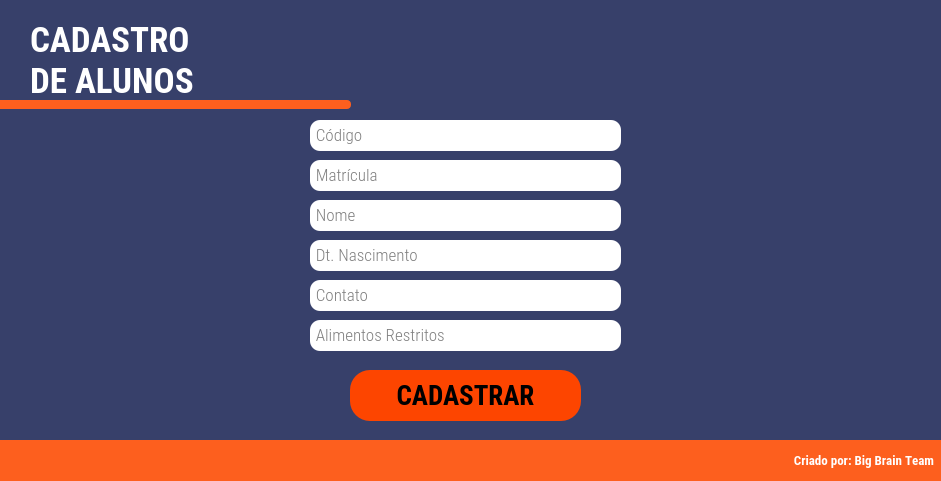
<?xml version="1.0" encoding="UTF-8"?>
<ui version="4.0">
 <class>MainWindow</class>
 <widget class="QMainWindow" name="MainWindow">
  <property name="geometry">
   <rect>
    <x>0</x>
    <y>0</y>
    <width>941</width>
    <height>481</height>
   </rect>
  </property>
  <property name="minimumSize">
   <size>
    <width>941</width>
    <height>481</height>
   </size>
  </property>
  <property name="maximumSize">
   <size>
    <width>941</width>
    <height>481</height>
   </size>
  </property>
  <property name="font">
   <font>
    <pointsize>7</pointsize>
   </font>
  </property>
  <property name="windowTitle">
   <string>Programa PCA 2021 BBTR</string>
  </property>
  <property name="toolTipDuration">
   <number>4</number>
  </property>
  <property name="styleSheet">
   <string notr="true">background-color: rgb(55, 64, 106);</string>
  </property>
  <widget class="QWidget" name="centralwidget">
   <widget class="QLineEdit" name="line_codigo">
    <property name="geometry">
     <rect>
      <x>310</x>
      <y>120</y>
      <width>311</width>
      <height>31</height>
     </rect>
    </property>
    <property name="font">
     <font>
      <family>Roboto Condensed Light</family>
      <pointsize>13</pointsize>
      <weight>50</weight>
      <bold>false</bold>
     </font>
    </property>
    <property name="toolTipDuration">
     <number>11</number>
    </property>
    <property name="styleSheet">
     <string notr="true">background-color: rgb(255, 255, 255);
border-radius:10px</string>
    </property>
    <property name="text">
     <string/>
    </property>
    <property name="echoMode">
     <enum>QLineEdit::Normal</enum>
    </property>
    <property name="dragEnabled">
     <bool>true</bool>
    </property>
    <property name="readOnly">
     <bool>false</bool>
    </property>
    <property name="placeholderText">
     <string> Código</string>
    </property>
   </widget>
   <widget class="QPushButton" name="pushButton">
    <property name="geometry">
     <rect>
      <x>350</x>
      <y>370</y>
      <width>231</width>
      <height>51</height>
     </rect>
    </property>
    <property name="font">
     <font>
      <family>Roboto Condensed</family>
      <pointsize>20</pointsize>
      <weight>75</weight>
      <bold>true</bold>
     </font>
    </property>
    <property name="cursor">
     <cursorShape>PointingHandCursor</cursorShape>
    </property>
    <property name="styleSheet">
     <string notr="true">background-color: rgb(253, 69, 0);
border-color: rgb(255, 0, 0);
border-radius:20px</string>
    </property>
    <property name="text">
     <string>CADASTRAR</string>
    </property>
   </widget>
   <widget class="QLineEdit" name="line_matricula">
    <property name="geometry">
     <rect>
      <x>310</x>
      <y>160</y>
      <width>311</width>
      <height>31</height>
     </rect>
    </property>
    <property name="font">
     <font>
      <family>Roboto Condensed Light</family>
      <pointsize>13</pointsize>
      <weight>50</weight>
      <bold>false</bold>
     </font>
    </property>
    <property name="styleSheet">
     <string notr="true">background-color: rgb(255, 255, 255);
border-radius:10px</string>
    </property>
    <property name="text">
     <string/>
    </property>
    <property name="placeholderText">
     <string> Matrícula</string>
    </property>
   </widget>
   <widget class="QLineEdit" name="line_nome_aluno">
    <property name="geometry">
     <rect>
      <x>310</x>
      <y>200</y>
      <width>311</width>
      <height>31</height>
     </rect>
    </property>
    <property name="font">
     <font>
      <family>Roboto Condensed Light</family>
      <pointsize>13</pointsize>
      <weight>50</weight>
      <bold>false</bold>
     </font>
    </property>
    <property name="styleSheet">
     <string notr="true">background-color: rgb(255, 255, 255);
border-radius:10px</string>
    </property>
    <property name="text">
     <string/>
    </property>
    <property name="placeholderText">
     <string> Nome</string>
    </property>
   </widget>
   <widget class="QLineEdit" name="line_dtnascimento">
    <property name="geometry">
     <rect>
      <x>310</x>
      <y>240</y>
      <width>311</width>
      <height>31</height>
     </rect>
    </property>
    <property name="font">
     <font>
      <family>Roboto Condensed Light</family>
      <pointsize>13</pointsize>
      <weight>50</weight>
      <bold>false</bold>
     </font>
    </property>
    <property name="styleSheet">
     <string notr="true">background-color: rgb(255, 255, 255);
border-radius:10px</string>
    </property>
    <property name="text">
     <string/>
    </property>
    <property name="placeholderText">
     <string> Dt. Nascimento</string>
    </property>
   </widget>
   <widget class="QLineEdit" name="line_alimentos">
    <property name="geometry">
     <rect>
      <x>310</x>
      <y>320</y>
      <width>311</width>
      <height>31</height>
     </rect>
    </property>
    <property name="font">
     <font>
      <family>Roboto Condensed Light</family>
      <pointsize>13</pointsize>
      <weight>50</weight>
      <bold>false</bold>
     </font>
    </property>
    <property name="styleSheet">
     <string notr="true">background-color: rgb(255, 255, 255);
border-radius:10px</string>
    </property>
    <property name="text">
     <string/>
    </property>
    <property name="placeholderText">
     <string> Alimentos Restritos</string>
    </property>
   </widget>
   <widget class="QLineEdit" name="line_telefone">
    <property name="geometry">
     <rect>
      <x>310</x>
      <y>280</y>
      <width>311</width>
      <height>31</height>
     </rect>
    </property>
    <property name="font">
     <font>
      <family>Roboto Condensed Light</family>
      <pointsize>13</pointsize>
      <weight>50</weight>
      <bold>false</bold>
     </font>
    </property>
    <property name="styleSheet">
     <string notr="true">background-color: rgb(255, 255, 255);
border-radius:10px</string>
    </property>
    <property name="text">
     <string/>
    </property>
    <property name="placeholderText">
     <string> Contato</string>
    </property>
   </widget>
   <widget class="QLabel" name="label_14">
    <property name="geometry">
     <rect>
      <x>0</x>
      <y>490</y>
      <width>941</width>
      <height>41</height>
     </rect>
    </property>
    <property name="font">
     <font>
      <family>Roboto Condensed</family>
      <pointsize>10</pointsize>
      <weight>75</weight>
      <bold>true</bold>
      <kerning>false</kerning>
     </font>
    </property>
    <property name="styleSheet">
     <string notr="true">background-color: rgb(253, 95, 30);
color: rgb(255, 255, 255);</string>
    </property>
    <property name="text">
     <string>                                                                                                                                                                                                                                                                          Criado por: Big Brain Team</string>
    </property>
   </widget>
   <widget class="QLabel" name="label">
    <property name="geometry">
     <rect>
      <x>-30</x>
      <y>100</y>
      <width>381</width>
      <height>9</height>
     </rect>
    </property>
    <property name="font">
     <font>
      <family>Roboto Condensed</family>
      <pointsize>29</pointsize>
      <weight>75</weight>
      <bold>true</bold>
     </font>
    </property>
    <property name="styleSheet">
     <string notr="true">background-color: rgb(253, 95, 30);
border-radius: 4px</string>
    </property>
    <property name="text">
     <string/>
    </property>
    <property name="wordWrap">
     <bool>true</bool>
    </property>
   </widget>
   <widget class="QLabel" name="label_2">
    <property name="geometry">
     <rect>
      <x>30</x>
      <y>20</y>
      <width>191</width>
      <height>81</height>
     </rect>
    </property>
    <property name="font">
     <font>
      <family>Roboto Condensed</family>
      <pointsize>26</pointsize>
      <weight>75</weight>
      <bold>true</bold>
     </font>
    </property>
    <property name="styleSheet">
     <string notr="true">color: rgb(255, 255, 255);</string>
    </property>
    <property name="text">
     <string>CADASTRO DE ALUNOS</string>
    </property>
    <property name="wordWrap">
     <bool>true</bool>
    </property>
   </widget>
   <widget class="QLabel" name="label_5">
    <property name="geometry">
     <rect>
      <x>0</x>
      <y>440</y>
      <width>941</width>
      <height>41</height>
     </rect>
    </property>
    <property name="font">
     <font>
      <family>Roboto Condensed</family>
      <pointsize>10</pointsize>
      <weight>75</weight>
      <bold>true</bold>
      <kerning>false</kerning>
     </font>
    </property>
    <property name="styleSheet">
     <string notr="true">background-color: rgb(253, 95, 30);
color: rgb(255, 255, 255);</string>
    </property>
    <property name="text">
     <string>                                                                                                                                                                                                                                                                          Criado por: Big Brain Team</string>
    </property>
   </widget>
   <zorder>label_2</zorder>
   <zorder>line_codigo</zorder>
   <zorder>pushButton</zorder>
   <zorder>line_matricula</zorder>
   <zorder>line_nome_aluno</zorder>
   <zorder>line_dtnascimento</zorder>
   <zorder>line_alimentos</zorder>
   <zorder>line_telefone</zorder>
   <zorder>label_14</zorder>
   <zorder>label</zorder>
   <zorder>label_5</zorder>
  </widget>
 </widget>
 <resources/>
 <connections/>
</ui>
